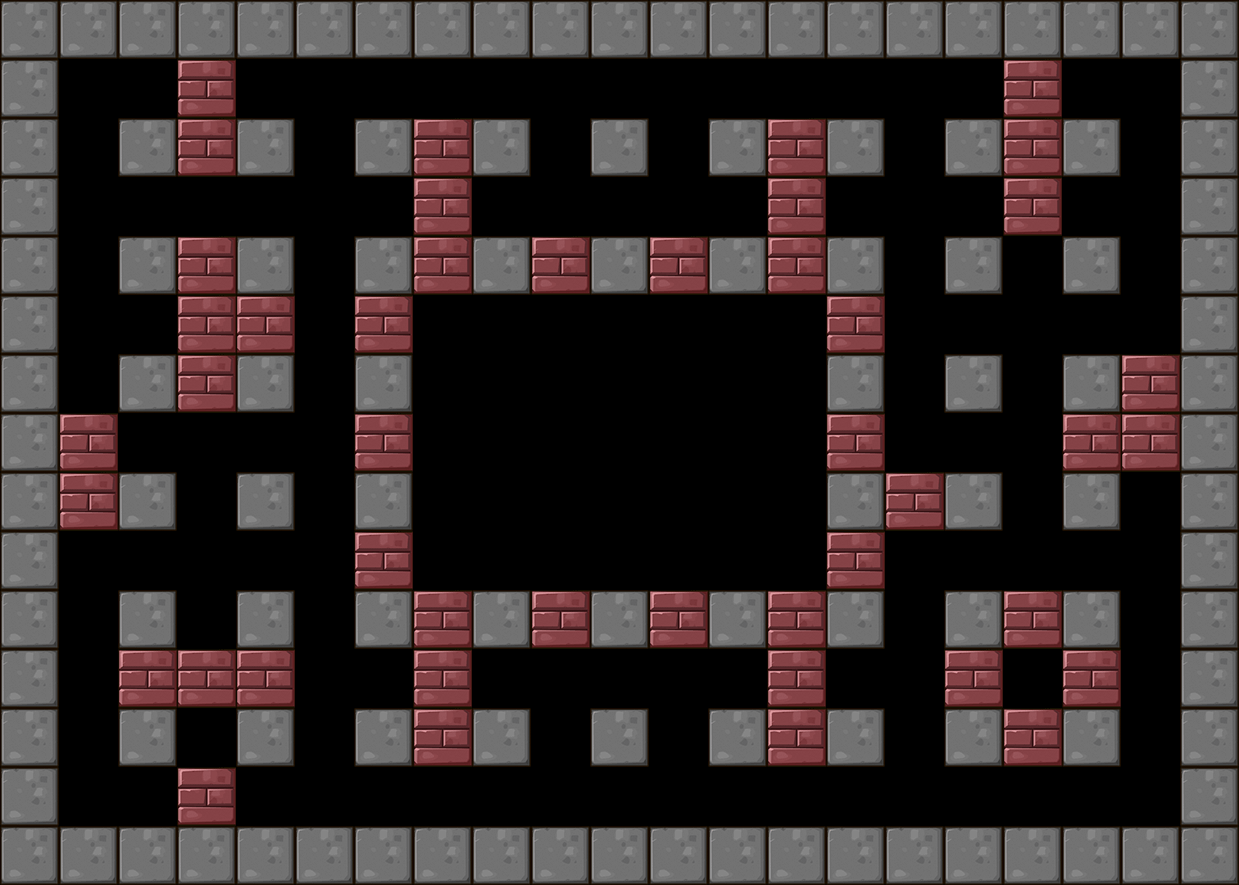

This game map was drawn from its Tiled (.tmx) file and the tilesets committed beside it. A one-line description and the trimmed map source follow:
An orthogonal 21x15 tile map with 59x59 px tiles, 1 tile layer (BackGround) and 7 objects (3x Shipper, 2x Roller, Player, Hammer).

<map version="1.0" orientation="orthogonal" renderorder="right-down" width="21" height="15" tilewidth="59" tileheight="59">
 <tileset firstgid="1" name="itemmap" tilewidth="59" tileheight="59">
  <image source="tileset2.png" trans="ff00ff" width="354" height="354" />
 </tileset>
 <layer name="BackGround" width="21" height="15">
  <data>[315 cells, 167 non-empty, 5 distinct tile ids]</data>
 </layer>
 <objectgroup name="RobotCharacter">
  <object name="Player" x="540.89" y="358.96" width="40" height="40" />
 </objectgroup>
 <objectgroup name="EnemyCharacter">
  <object name="Shipper" type="Shipper" x="770" y="70" width="40" height="40" />
  <object name="Roller" type="Roller" x="63.175" y="300.475" width="40" height="40" />
  <object name="Hammer" type="Hammer" x="187.655" y="548.295" width="40" height="40" />
  <object name="Roller" type="Roller" x="302.14" y="423.625" width="40" height="40" />
  <object name="Shipper" type="Shipper" x="1132.06" y="68.7251" width="40" height="40" />
  <object name="Shipper" type="Shipper" x="303.505" y="774.431" width="40" height="40" />
 </objectgroup>
</map>
